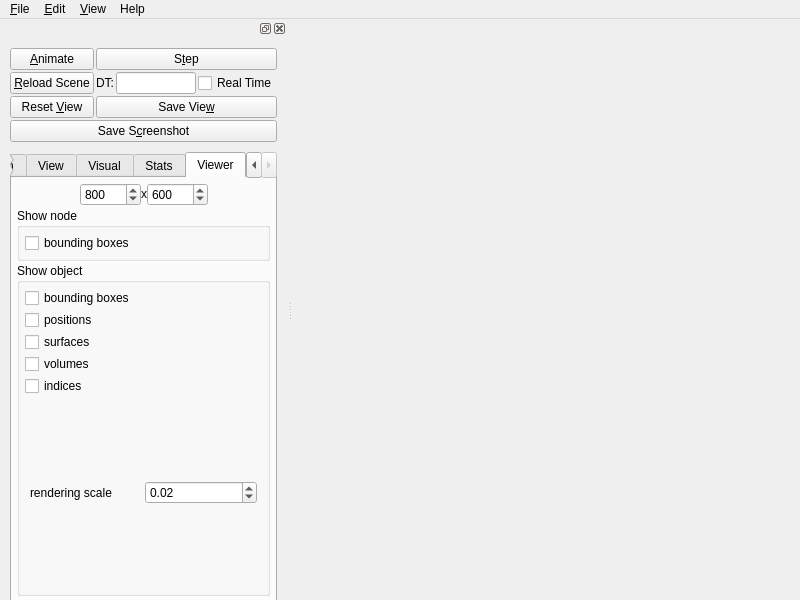
<?xml version="1.0" encoding="UTF-8"?>
<ui version="4.0">
 <class>GUI</class>
 <widget class="QMainWindow" name="GUI">
  <property name="geometry">
   <rect>
    <x>0</x>
    <y>0</y>
    <width>800</width>
    <height>600</height>
   </rect>
  </property>
  <property name="sizePolicy">
   <sizepolicy hsizetype="Minimum" vsizetype="Minimum">
    <horstretch>0</horstretch>
    <verstretch>0</verstretch>
   </sizepolicy>
  </property>
  <property name="minimumSize">
   <size>
    <width>210</width>
    <height>481</height>
   </size>
  </property>
  <property name="acceptDrops">
   <bool>true</bool>
  </property>
  <property name="windowTitle">
   <string>Sofa</string>
  </property>
  <widget class="QWidget" name="widget">
   <property name="sizePolicy">
    <sizepolicy hsizetype="Expanding" vsizetype="Expanding">
     <horstretch>0</horstretch>
     <verstretch>0</verstretch>
    </sizepolicy>
   </property>
   <property name="minimumSize">
    <size>
     <width>0</width>
     <height>0</height>
    </size>
   </property>
   <layout class="QVBoxLayout">
    <property name="sizeConstraint">
     <enum>QLayout::SetNoConstraint</enum>
    </property>
    <property name="leftMargin">
     <number>0</number>
    </property>
    <property name="topMargin">
     <number>0</number>
    </property>
    <property name="rightMargin">
     <number>0</number>
    </property>
    <property name="bottomMargin">
     <number>0</number>
    </property>
    <item>
     <layout class="QHBoxLayout" name="mainWidgetLayout"/>
    </item>
   </layout>
  </widget>
  <widget class="QMenuBar" name="menubar">
   <property name="enabled">
    <bool>true</bool>
   </property>
   <property name="geometry">
    <rect>
     <x>0</x>
     <y>0</y>
     <width>800</width>
     <height>22</height>
    </rect>
   </property>
   <widget class="QMenu" name="fileMenu">
    <property name="title">
     <string>&amp;File</string>
    </property>
    <addaction name="fileOpenAction"/>
    <addaction name="fileReloadAction"/>
    <addaction name="separator"/>
    <addaction name="separator"/>
    <addaction name="fileExitAction"/>
   </widget>
   <widget class="QMenu" name="editMenu">
    <property name="title">
     <string>&amp;Edit</string>
    </property>
    <addaction name="editRecordDirectoryAction"/>
    <addaction name="editGnuplotDirectoryAction"/>
    <addaction name="separator"/>
    <addaction name="PluginManagerAction"/>
    <addaction name="MouseManagerAction"/>
    <addaction name="VideoRecorderManagerAction"/>
    <addaction name="DataGraphAction"/>
   </widget>
   <widget class="QMenu" name="View">
    <property name="title">
     <string>&amp;View</string>
    </property>
    <addaction name="separator"/>
    <addaction name="separator"/>
    <addaction name="separator"/>
   </widget>
   <widget class="QMenu" name="helpMenu">
    <property name="title">
     <string>Help</string>
    </property>
    <addaction name="separator"/>
    <addaction name="helpShowDocBrowser"/>
    <addaction name="actionViewerShowDocumentation"/>
    <addaction name="helpAboutAction"/>
   </widget>
   <addaction name="fileMenu"/>
   <addaction name="editMenu"/>
   <addaction name="View"/>
   <addaction name="helpMenu"/>
  </widget>
  <widget class="QDockWidget" name="dockWidget">
   <property name="sizePolicy">
    <sizepolicy hsizetype="Minimum" vsizetype="Expanding">
     <horstretch>0</horstretch>
     <verstretch>0</verstretch>
    </sizepolicy>
   </property>
   <property name="minimumSize">
    <size>
     <width>200</width>
     <height>594</height>
    </size>
   </property>
   <attribute name="dockWidgetArea">
    <number>1</number>
   </attribute>
   <widget class="QWidget" name="dockWidgetContents">
    <property name="sizePolicy">
     <sizepolicy hsizetype="Minimum" vsizetype="Expanding">
      <horstretch>0</horstretch>
      <verstretch>0</verstretch>
     </sizepolicy>
    </property>
    <property name="minimumSize">
     <size>
      <width>200</width>
      <height>0</height>
     </size>
    </property>
    <layout class="QHBoxLayout" name="horizontalLayout">
     <item>
      <widget class="QWidget" name="optionTabs" native="true">
       <property name="enabled">
        <bool>true</bool>
       </property>
       <property name="sizePolicy">
        <sizepolicy hsizetype="Expanding" vsizetype="Expanding">
         <horstretch>0</horstretch>
         <verstretch>0</verstretch>
        </sizepolicy>
       </property>
       <layout class="QVBoxLayout" name="_13">
        <property name="sizeConstraint">
         <enum>QLayout::SetNoConstraint</enum>
        </property>
        <item>
         <layout class="QGridLayout" name="_14">
          <property name="sizeConstraint">
           <enum>QLayout::SetNoConstraint</enum>
          </property>
          <item row="2" column="1">
           <widget class="QPushButton" name="SaveViewButton">
            <property name="enabled">
             <bool>true</bool>
            </property>
            <property name="toolTip">
             <string>Save the position and orientation of the camera</string>
            </property>
            <property name="text">
             <string>Save Vie&amp;w</string>
            </property>
            <property name="shortcut">
             <string>Alt+W</string>
            </property>
           </widget>
          </item>
          <item row="1" column="0">
           <widget class="QPushButton" name="ReloadSceneButton">
            <property name="enabled">
             <bool>true</bool>
            </property>
            <property name="toolTip">
             <string>Reload the simulation file</string>
            </property>
            <property name="text">
             <string>&amp;Reload Scene</string>
            </property>
            <property name="shortcut">
             <string>Alt+R</string>
            </property>
           </widget>
          </item>
          <item row="1" column="1">
           <layout class="QHBoxLayout" name="_15">
            <property name="sizeConstraint">
             <enum>QLayout::SetNoConstraint</enum>
            </property>
            <item>
             <widget class="QLabel" name="dtLabel">
              <property name="text">
               <string>DT:</string>
              </property>
              <property name="wordWrap">
               <bool>false</bool>
              </property>
             </widget>
            </item>
            <item>
             <widget class="QLineEdit" name="dtEdit">
              <property name="sizePolicy">
               <sizepolicy hsizetype="Expanding" vsizetype="Fixed">
                <horstretch>0</horstretch>
                <verstretch>0</verstretch>
               </sizepolicy>
              </property>
              <property name="minimumSize">
               <size>
                <width>20</width>
                <height>0</height>
               </size>
              </property>
              <property name="maximumSize">
               <size>
                <width>80</width>
                <height>32767</height>
               </size>
              </property>
             </widget>
            </item>
            <item>
             <widget class="QCheckBox" name="realTimeCheckBox">
              <property name="toolTip">
               <string>Use the duration of the previous simulation step as the next DT</string>
              </property>
              <property name="text">
               <string>Real Time</string>
              </property>
             </widget>
            </item>
           </layout>
          </item>
          <item row="2" column="0">
           <widget class="QPushButton" name="ResetViewButton">
            <property name="enabled">
             <bool>true</bool>
            </property>
            <property name="toolTip">
             <string>Set the camera to initial position and orientation</string>
            </property>
            <property name="text">
             <string>Reset &amp;View</string>
            </property>
            <property name="shortcut">
             <string>Alt+V</string>
            </property>
           </widget>
          </item>
          <item row="3" column="0" colspan="2">
           <widget class="QPushButton" name="screenshotButton">
            <property name="text">
             <string>Save S&amp;creenshot</string>
            </property>
            <property name="shortcut">
             <string>Alt+C</string>
            </property>
           </widget>
          </item>
          <item row="0" column="0">
           <widget class="QPushButton" name="startButton">
            <property name="toolTip">
             <string>Launch the Simulation</string>
            </property>
            <property name="text">
             <string>&amp;Animate</string>
            </property>
            <property name="shortcut">
             <string>Alt+A</string>
            </property>
            <property name="checkable">
             <bool>true</bool>
            </property>
           </widget>
          </item>
          <item row="0" column="1">
           <widget class="QPushButton" name="stepButton">
            <property name="toolTip">
             <string>Compute the simulation at time t+DT</string>
            </property>
            <property name="text">
             <string>S&amp;tep</string>
            </property>
            <property name="shortcut">
             <string>Alt+T</string>
            </property>
            <property name="autoRepeat">
             <bool>true</bool>
            </property>
           </widget>
          </item>
         </layout>
        </item>
        <item>
         <spacer name="spacer_tab">
          <property name="orientation">
           <enum>Qt::Vertical</enum>
          </property>
          <property name="sizeType">
           <enum>QSizePolicy::Fixed</enum>
          </property>
          <property name="sizeHint" stdset="0">
           <size>
            <width>20</width>
            <height>8</height>
           </size>
          </property>
         </spacer>
        </item>
        <item>
         <widget class="QTabWidget" name="tabs">
          <property name="sizePolicy">
           <sizepolicy hsizetype="Expanding" vsizetype="Expanding">
            <horstretch>0</horstretch>
            <verstretch>0</verstretch>
           </sizepolicy>
          </property>
          <property name="minimumSize">
           <size>
            <width>200</width>
            <height>0</height>
           </size>
          </property>
          <property name="currentIndex">
           <number>4</number>
          </property>
          <widget class="QWidget" name="TabGraph">
           <attribute name="title">
            <string>Graph</string>
           </attribute>
           <layout class="QVBoxLayout" name="_19">
            <item>
             <layout class="QHBoxLayout" name="horizontalLayout_2">
              <item>
               <widget class="QPushButton" name="ExportGraphButton">
                <property name="sizePolicy">
                 <sizepolicy hsizetype="Expanding" vsizetype="Fixed">
                  <horstretch>0</horstretch>
                  <verstretch>0</verstretch>
                 </sizepolicy>
                </property>
                <property name="text">
                 <string>Export Graph...</string>
                </property>
                <property name="icon">
                 <iconset>
                  <normaloff>image1</normaloff>image1</iconset>
                </property>
                <property name="shortcut">
                 <string>Alt+X</string>
                </property>
               </widget>
              </item>
              <item>
               <widget class="QPushButton" name="CollapseAllButton">
                <property name="toolTip">
                 <string>Collapse All</string>
                </property>
                <property name="styleSheet">
                 <string notr="true"/>
                </property>
                <property name="text">
                 <string/>
                </property>
               </widget>
              </item>
              <item>
               <widget class="QPushButton" name="ExpandAllButton">
                <property name="toolTip">
                 <string>Expand All</string>
                </property>
                <property name="styleSheet">
                 <string notr="true"/>
                </property>
                <property name="text">
                 <string/>
                </property>
               </widget>
              </item>
              <item>
               <widget class="QPushButton" name="sceneGraphRefreshToggleButton">
                <property name="toolTip">
                 <string>The scene graph update button has three states
State 0: unlocked (all the changes on the graph are immediately taken into account)
State 1: locked (the changes on the graph are not done but the simulation graph is set to dirty if
         there is some changes on the graph. A click on the button unlocks the graph (go to state 0).
State 2: dirty, in that state the button reflect the fact that the scene graph view has changed but not displayed.
         A click on the button refreshes the graph view but does not change the Lock/Unlock state</string>
                </property>
                <property name="text">
                 <string/>
                </property>
               </widget>
              </item>
             </layout>
            </item>
           </layout>
          </widget>
          <widget class="QWidget" name="tabView">
           <property name="sizePolicy">
            <sizepolicy hsizetype="Expanding" vsizetype="Expanding">
             <horstretch>0</horstretch>
             <verstretch>0</verstretch>
            </sizepolicy>
           </property>
           <attribute name="title">
            <string>View</string>
           </attribute>
           <layout class="QGridLayout" name="gridLayout1">
            <item row="2" column="0">
             <layout class="QGridLayout" name="_17">
              <item row="1" column="0">
               <layout class="QGridLayout" name="_18">
                <item row="0" column="2">
                 <spacer name="spacer8">
                  <property name="orientation">
                   <enum>Qt::Horizontal</enum>
                  </property>
                  <property name="sizeType">
                   <enum>QSizePolicy::Ignored</enum>
                  </property>
                  <property name="sizeHint" stdset="0">
                   <size>
                    <width>0</width>
                    <height>16</height>
                   </size>
                  </property>
                 </spacer>
                </item>
                <item row="0" column="1">
                 <widget class="QLabel" name="pixmapLabel1">
                  <property name="sizePolicy">
                   <sizepolicy hsizetype="Fixed" vsizetype="Fixed">
                    <horstretch>0</horstretch>
                    <verstretch>0</verstretch>
                   </sizepolicy>
                  </property>
                  <property name="toolTip">
                   <string>http://sofa-framework.org</string>
                  </property>
                  <property name="pixmap">
                   <pixmap>image0</pixmap>
                  </property>
                  <property name="scaledContents">
                   <bool>true</bool>
                  </property>
                  <property name="wordWrap">
                   <bool>false</bool>
                  </property>
                 </widget>
                </item>
                <item row="0" column="0">
                 <spacer name="spacer7">
                  <property name="orientation">
                   <enum>Qt::Horizontal</enum>
                  </property>
                  <property name="sizeType">
                   <enum>QSizePolicy::Ignored</enum>
                  </property>
                  <property name="sizeHint" stdset="0">
                   <size>
                    <width>0</width>
                    <height>16</height>
                   </size>
                  </property>
                 </spacer>
                </item>
               </layout>
              </item>
             </layout>
            </item>
           </layout>
          </widget>
          <widget class="QWidget" name="TabVisualGraph">
           <attribute name="title">
            <string>Visual</string>
           </attribute>
           <layout class="QVBoxLayout" name="_20">
            <item>
             <widget class="QPushButton" name="ExportVisualGraphButton">
              <property name="text">
               <string>E&amp;xport Graph...</string>
              </property>
              <property name="icon">
               <iconset>
                <normaloff>image1</normaloff>image1</iconset>
              </property>
              <property name="shortcut">
               <string>Alt+X</string>
              </property>
             </widget>
            </item>
           </layout>
          </widget>
          <widget class="QWidget" name="TabStats">
           <attribute name="title">
            <string>Stats</string>
           </attribute>
           <layout class="QVBoxLayout" name="_21">
            <item>
             <widget class="QCheckBox" name="dumpStateCheckBox">
              <property name="toolTip">
               <string comment="This is used to plut curves after a simulation">Record the state at each time step in file &quot;dumpState.data&quot;</string>
              </property>
              <property name="text">
               <string>Dump State</string>
              </property>
             </widget>
            </item>
            <item>
             <widget class="QCheckBox" name="displayComputationTimeCheckBox">
              <property name="toolTip">
               <string>Display information about the time spent at each branch of the graph</string>
              </property>
              <property name="text">
               <string>Log Time</string>
              </property>
             </widget>
            </item>
            <item>
             <widget class="QCheckBox" name="exportGnuplotFilesCheckbox">
              <property name="toolTip">
               <string>Create gnuplot files for each named element of the simulation</string>
              </property>
              <property name="text">
               <string>Export state as gnuplot files</string>
              </property>
             </widget>
            </item>
            <item>
             <widget class="QCheckBox" name="exportVisitorCheckbox">
              <property name="toolTip">
               <string>Open a Dialog showing a trace of the execution and time spent</string>
              </property>
              <property name="text">
               <string>Trace Visitor and Component execution</string>
              </property>
             </widget>
            </item>
            <item>
             <widget class="QCheckBox" name="displayTimeProfiler">
              <property name="text">
               <string>Display AdvancedTimer profiler</string>
              </property>
             </widget>
            </item>
           </layout>
          </widget>
          <widget class="QWidget" name="tabViewer">
           <attribute name="title">
            <string>Viewer</string>
           </attribute>
           <layout class="QVBoxLayout" name="_22">
            <item>
             <layout class="QHBoxLayout" name="tabViewerResolution">
              <property name="spacing">
               <number>0</number>
              </property>
              <item>
               <spacer name="spacer5_3_3">
                <property name="orientation">
                 <enum>Qt::Horizontal</enum>
                </property>
                <property name="sizeType">
                 <enum>QSizePolicy::Expanding</enum>
                </property>
                <property name="sizeHint" stdset="0">
                 <size>
                  <width>10</width>
                  <height>2</height>
                 </size>
                </property>
               </spacer>
              </item>
              <item>
               <widget class="QSpinBox" name="sizeW">
                <property name="maximum">
                 <number>30000</number>
                </property>
                <property name="value">
                 <number>800</number>
                </property>
               </widget>
              </item>
              <item>
               <widget class="QLabel" name="textLabel_sizeX">
                <property name="sizePolicy">
                 <sizepolicy hsizetype="Fixed" vsizetype="Preferred">
                  <horstretch>0</horstretch>
                  <verstretch>0</verstretch>
                 </sizepolicy>
                </property>
                <property name="text">
                 <string>&lt;p align=&quot;center&quot;&gt;x&lt;/p&gt;</string>
                </property>
                <property name="wordWrap">
                 <bool>false</bool>
                </property>
               </widget>
              </item>
              <item>
               <widget class="QSpinBox" name="sizeH">
                <property name="maximum">
                 <number>30000</number>
                </property>
                <property name="value">
                 <number>600</number>
                </property>
               </widget>
              </item>
              <item>
               <spacer name="spacer5_3_2_3">
                <property name="orientation">
                 <enum>Qt::Horizontal</enum>
                </property>
                <property name="sizeType">
                 <enum>QSizePolicy::Expanding</enum>
                </property>
                <property name="sizeHint" stdset="0">
                 <size>
                  <width>10</width>
                  <height>2</height>
                 </size>
                </property>
               </spacer>
              </item>
             </layout>
            </item>
            <item>
             <layout class="QVBoxLayout" name="tabViewerShowObjectNode">
              <item>
               <widget class="QGroupBox" name="showNode">
                <property name="sizePolicy">
                 <sizepolicy hsizetype="Preferred" vsizetype="Preferred">
                  <horstretch>0</horstretch>
                  <verstretch>0</verstretch>
                 </sizepolicy>
                </property>
                <property name="title">
                 <string>Show node</string>
                </property>
                <layout class="QVBoxLayout" name="verticalLayout_4">
                 <item>
                  <layout class="QVBoxLayout" name="verticalLayout_3">
                   <item>
                    <widget class="QCheckBox" name="showNodeBoundingBox">
                     <property name="text">
                      <string>bounding boxes</string>
                     </property>
                    </widget>
                   </item>
                  </layout>
                 </item>
                </layout>
               </widget>
              </item>
              <item>
               <widget class="QGroupBox" name="showObject">
                <property name="sizePolicy">
                 <sizepolicy hsizetype="Preferred" vsizetype="Expanding">
                  <horstretch>0</horstretch>
                  <verstretch>0</verstretch>
                 </sizepolicy>
                </property>
                <property name="title">
                 <string>Show object</string>
                </property>
                <layout class="QVBoxLayout" name="verticalLayout">
                 <item>
                  <layout class="QVBoxLayout" name="verticalLayout_2">
                   <item>
                    <widget class="QCheckBox" name="showObjectBoundingBox">
                     <property name="text">
                      <string>bounding boxes</string>
                     </property>
                    </widget>
                   </item>
                   <item>
                    <widget class="QCheckBox" name="showObjectPositions">
                     <property name="text">
                      <string>positions</string>
                     </property>
                    </widget>
                   </item>
                   <item>
                    <widget class="QCheckBox" name="showObjectSurfaces">
                     <property name="text">
                      <string>surfaces</string>
                     </property>
                    </widget>
                   </item>
                   <item>
                    <widget class="QCheckBox" name="showObjectVolumes">
                     <property name="text">
                      <string>volumes</string>
                     </property>
                    </widget>
                   </item>
                   <item>
                    <widget class="QCheckBox" name="showObjectIndices">
                     <property name="text">
                      <string>indices</string>
                     </property>
                    </widget>
                   </item>
                   <item>
                    <widget class="QWidget" name="renderingScale" native="true">
                     <layout class="QHBoxLayout" name="horizontalLayout_3">
                      <item>
                       <widget class="QLabel" name="label">
                        <property name="text">
                         <string>rendering scale</string>
                        </property>
                       </widget>
                      </item>
                      <item>
                       <widget class="QDoubleSpinBox" name="value">
                        <property name="singleStep">
                         <double>0.100000000000000</double>
                        </property>
                        <property name="value">
                         <double>0.020000000000000</double>
                        </property>
                       </widget>
                      </item>
                     </layout>
                    </widget>
                   </item>
                  </layout>
                 </item>
                </layout>
               </widget>
              </item>
             </layout>
            </item>
           </layout>
          </widget>
         </widget>
        </item>
       </layout>
      </widget>
     </item>
    </layout>
   </widget>
  </widget>
  <action name="fileOpenAction">
   <property name="icon">
    <iconset>
     <normaloff>image3</normaloff>image3</iconset>
   </property>
   <property name="text">
    <string>&amp;Open...</string>
   </property>
   <property name="iconText">
    <string>Open</string>
   </property>
   <property name="shortcut">
    <string>Ctrl+O</string>
   </property>
   <property name="name" stdset="0">
    <cstring>fileOpenAction</cstring>
   </property>
  </action>
  <action name="fileReloadAction">
   <property name="text">
    <string>&amp;Reload</string>
   </property>
   <property name="iconText">
    <string>Reload</string>
   </property>
   <property name="shortcut">
    <string>Ctrl+R</string>
   </property>
   <property name="name" stdset="0">
    <cstring>fileReloadAction</cstring>
   </property>
  </action>
  <action name="fileExitAction">
   <property name="text">
    <string>E&amp;xit</string>
   </property>
   <property name="iconText">
    <string>Exit</string>
   </property>
   <property name="shortcut">
    <string/>
   </property>
   <property name="name" stdset="0">
    <cstring>fileExitAction</cstring>
   </property>
  </action>
  <action name="helpAboutAction">
   <property name="enabled">
    <bool>true</bool>
   </property>
   <property name="text">
    <string>&amp;About</string>
   </property>
   <property name="iconText">
    <string>About</string>
   </property>
   <property name="shortcut">
    <string/>
   </property>
   <property name="iconVisibleInMenu">
    <bool>false</bool>
   </property>
   <property name="name" stdset="0">
    <cstring>helpAboutAction</cstring>
   </property>
  </action>
  <action name="ViewerAction">
   <property name="iconText">
    <string>Viewer</string>
   </property>
   <property name="name" stdset="0">
    <cstring>ViewerAction</cstring>
   </property>
  </action>
  <action name="editRecordDirectoryAction">
   <property name="text">
    <string>Record Directory...</string>
   </property>
   <property name="iconText">
    <string>Record Directory...</string>
   </property>
   <property name="name" stdset="0">
    <cstring>editRecordDirectoryAction</cstring>
   </property>
  </action>
  <action name="editGnuplotDirectoryAction">
   <property name="text">
    <string>Gnuplot Directory...</string>
   </property>
   <property name="iconText">
    <string>Gnuplot Directory...</string>
   </property>
   <property name="name" stdset="0">
    <cstring>editGnuplotDirectoryAction</cstring>
   </property>
  </action>
  <action name="PluginManagerAction">
   <property name="text">
    <string>Plugin Manager...</string>
   </property>
   <property name="iconText">
    <string>Plugin Manager...</string>
   </property>
   <property name="name" stdset="0">
    <cstring>PluginManagerAction</cstring>
   </property>
  </action>
  <action name="MouseManagerAction">
   <property name="text">
    <string>Mouse Manager...</string>
   </property>
   <property name="iconText">
    <string>Mouse Manager...</string>
   </property>
   <property name="name" stdset="0">
    <cstring>MouseManagerAction</cstring>
   </property>
  </action>
  <action name="Action">
   <property name="iconText">
    <string>Recently Opened Files...</string>
   </property>
   <property name="name" stdset="0">
    <cstring>Action</cstring>
   </property>
  </action>
  <action name="TestAction">
   <property name="text">
    <string>Test</string>
   </property>
   <property name="iconText">
    <string>Test</string>
   </property>
   <property name="name" stdset="0">
    <cstring>TestAction</cstring>
   </property>
  </action>
  <action name="VideoRecorderManagerAction">
   <property name="text">
    <string>Video Recorder Manager...</string>
   </property>
   <property name="iconText">
    <string>Video Recorder Manager...</string>
   </property>
   <property name="name" stdset="0">
    <cstring>VideoRecorderManagerAction</cstring>
   </property>
  </action>
  <action name="helpShowDocBrowser">
   <property name="checkable">
    <bool>false</bool>
   </property>
   <property name="text">
    <string>Show doc browser</string>
   </property>
   <property name="iconVisibleInMenu">
    <bool>false</bool>
   </property>
  </action>
  <action name="DataGraphAction">
   <property name="text">
    <string>Data Graph...</string>
   </property>
   <property name="toolTip">
    <string>Data Graph Window</string>
   </property>
  </action>
  <action name="actionViewerShowDocumentation">
   <property name="text">
    <string>Viewer's shortcuts</string>
   </property>
  </action>
 </widget>
 <layoutdefault spacing="2" margin="5"/>
 <includes>
  <include location="global">sofa/qt/config.h</include>
 </includes>
 <resources/>
 <connections>
  <connection>
   <sender>fileOpenAction</sender>
   <signal>triggered()</signal>
   <receiver>GUI</receiver>
   <slot>popupOpenFileSelector()</slot>
   <hints>
    <hint type="sourcelabel">
     <x>-1</x>
     <y>-1</y>
    </hint>
    <hint type="destinationlabel">
     <x>20</x>
     <y>20</y>
    </hint>
   </hints>
  </connection>
  <connection>
   <sender>fileReloadAction</sender>
   <signal>triggered()</signal>
   <receiver>GUI</receiver>
   <slot>fileReload()</slot>
   <hints>
    <hint type="sourcelabel">
     <x>-1</x>
     <y>-1</y>
    </hint>
    <hint type="destinationlabel">
     <x>20</x>
     <y>20</y>
    </hint>
   </hints>
  </connection>
  <connection>
   <sender>fileExitAction</sender>
   <signal>triggered()</signal>
   <receiver>GUI</receiver>
   <slot>fileExit()</slot>
   <hints>
    <hint type="sourcelabel">
     <x>-1</x>
     <y>-1</y>
    </hint>
    <hint type="destinationlabel">
     <x>20</x>
     <y>20</y>
    </hint>
   </hints>
  </connection>
  <connection>
   <sender>editRecordDirectoryAction</sender>
   <signal>triggered()</signal>
   <receiver>GUI</receiver>
   <slot>editRecordDirectory()</slot>
   <hints>
    <hint type="sourcelabel">
     <x>-1</x>
     <y>-1</y>
    </hint>
    <hint type="destinationlabel">
     <x>20</x>
     <y>20</y>
    </hint>
   </hints>
  </connection>
  <connection>
   <sender>PluginManagerAction</sender>
   <signal>triggered()</signal>
   <receiver>GUI</receiver>
   <slot>showPluginManager()</slot>
   <hints>
    <hint type="sourcelabel">
     <x>-1</x>
     <y>-1</y>
    </hint>
    <hint type="destinationlabel">
     <x>20</x>
     <y>20</y>
    </hint>
   </hints>
  </connection>
  <connection>
   <sender>MouseManagerAction</sender>
   <signal>triggered()</signal>
   <receiver>GUI</receiver>
   <slot>showMouseManager()</slot>
   <hints>
    <hint type="sourcelabel">
     <x>-1</x>
     <y>-1</y>
    </hint>
    <hint type="destinationlabel">
     <x>20</x>
     <y>20</y>
    </hint>
   </hints>
  </connection>
  <connection>
   <sender>DataGraphAction</sender>
   <signal>triggered()</signal>
   <receiver>GUI</receiver>
   <slot>showWindowDataGraph()</slot>
   <hints>
    <hint type="sourcelabel">
     <x>-1</x>
     <y>-1</y>
    </hint>
    <hint type="destinationlabel">
     <x>20</x>
     <y>20</y>
    </hint>
   </hints>
  </connection>
  <connection>
   <sender>editGnuplotDirectoryAction</sender>
   <signal>triggered()</signal>
   <receiver>GUI</receiver>
   <slot>editGnuplotDirectory()</slot>
   <hints>
    <hint type="sourcelabel">
     <x>-1</x>
     <y>-1</y>
    </hint>
    <hint type="destinationlabel">
     <x>20</x>
     <y>20</y>
    </hint>
   </hints>
  </connection>
  <connection>
   <sender>VideoRecorderManagerAction</sender>
   <signal>triggered()</signal>
   <receiver>GUI</receiver>
   <slot>showVideoRecorderManager()</slot>
   <hints>
    <hint type="sourcelabel">
     <x>-1</x>
     <y>-1</y>
    </hint>
    <hint type="destinationlabel">
     <x>20</x>
     <y>20</y>
    </hint>
   </hints>
  </connection>
  <connection>
   <sender>helpShowDocBrowser</sender>
   <signal>triggered()</signal>
   <receiver>GUI</receiver>
   <slot>showDocBrowser()</slot>
   <hints>
    <hint type="sourcelabel">
     <x>-1</x>
     <y>-1</y>
    </hint>
    <hint type="destinationlabel">
     <x>399</x>
     <y>299</y>
    </hint>
   </hints>
  </connection>
 </connections>
 <slots>
  <slot>showDocBrowser()</slot>
  <slot>fileNew()</slot>
  <slot>popupOpenFileSelector()</slot>
  <slot>fileReload()</slot>
  <slot>fileSave()</slot>
  <slot>fileExit()</slot>
  <slot>editRecordDirectory()</slot>
  <slot>showPluginManager()</slot>
  <slot>showMouseManager()</slot>
  <slot>showWindowDataGraph()</slot>
  <slot>editGnuplotDirectory()</slot>
  <slot>showVideoRecorderManager()</slot>
 </slots>
</ui>
